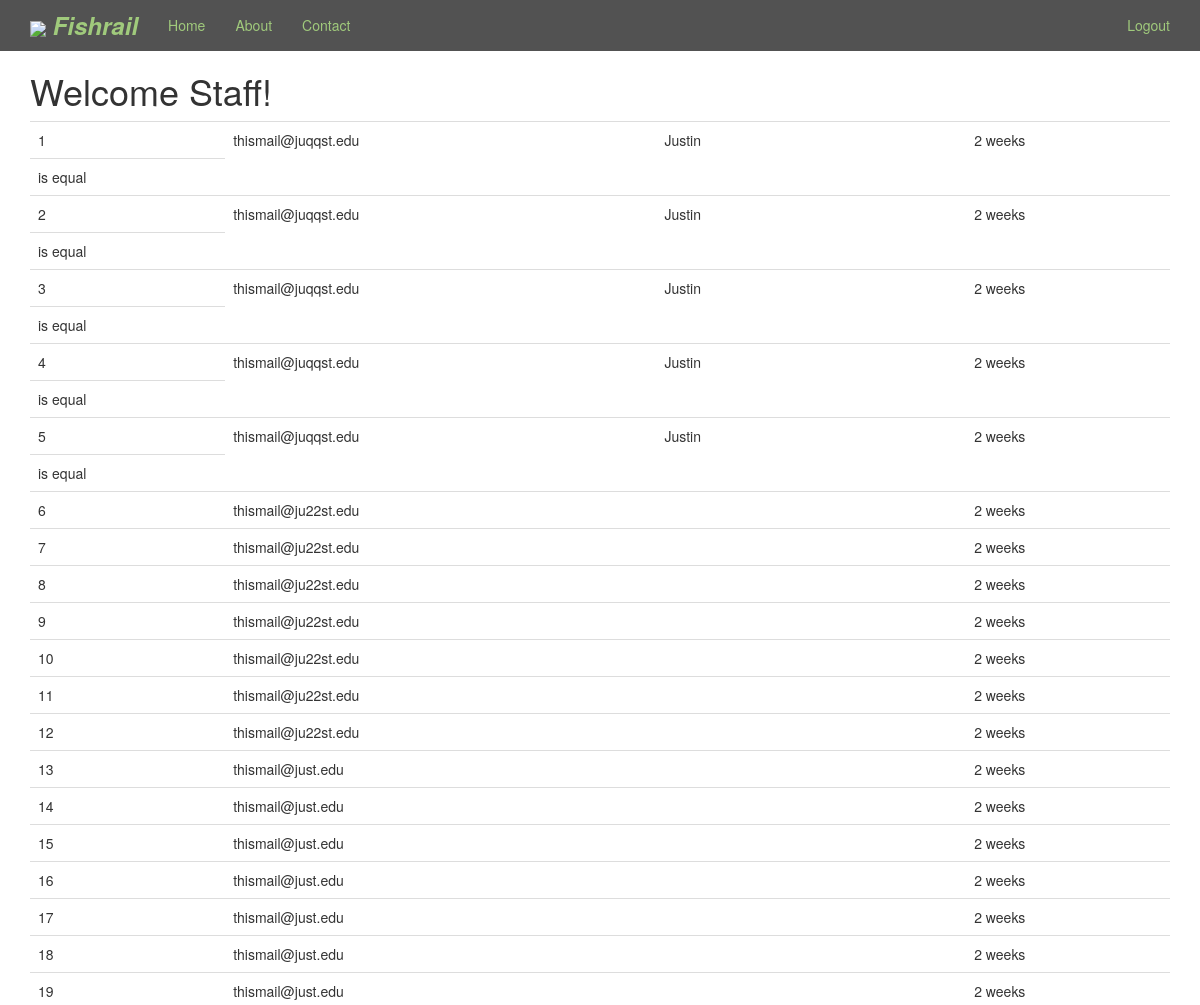
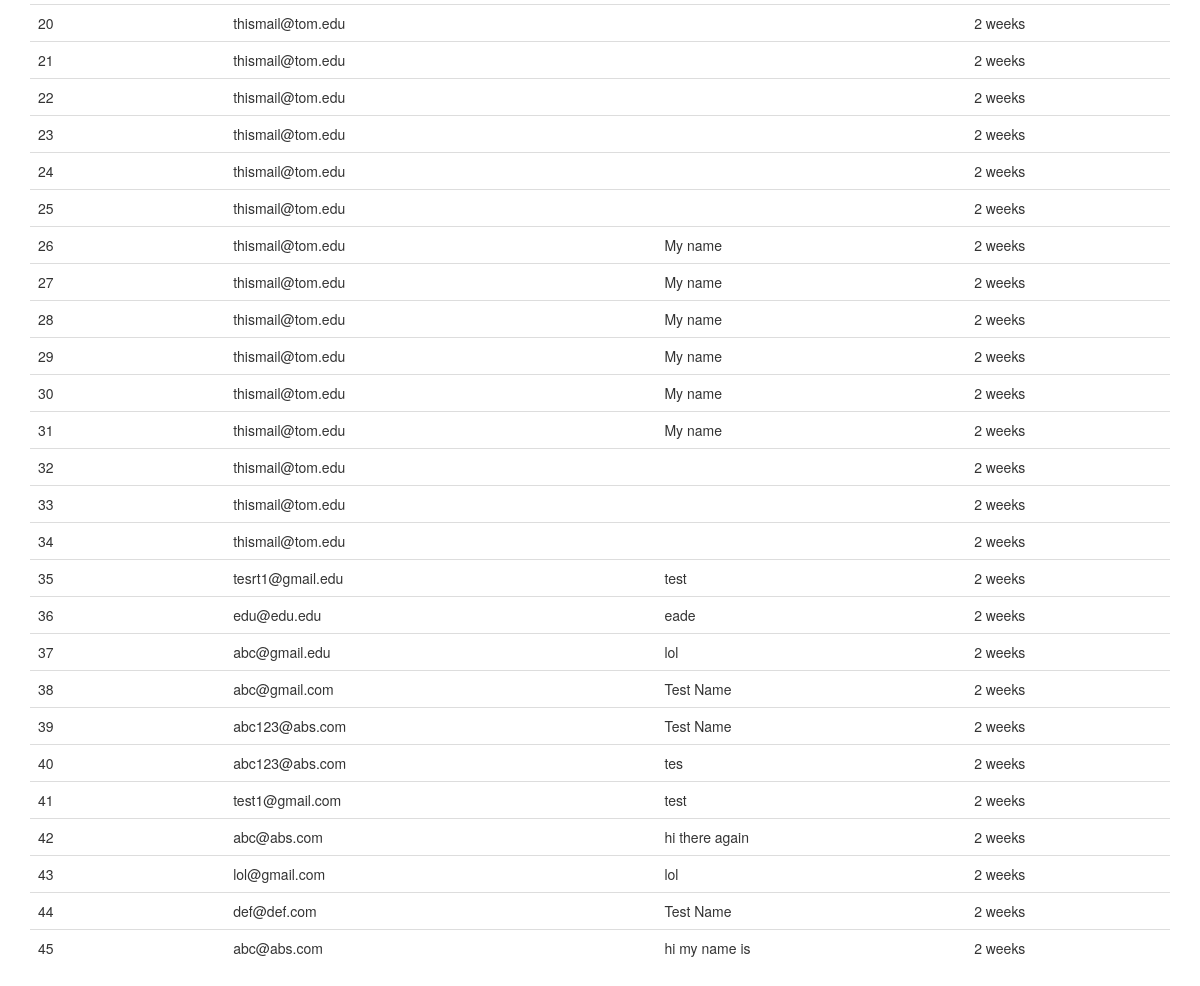
The app's page / (signed in) with its own data (2 pictures, top to bottom).
### newsletter/models.py (models this page shows)
class SignUp(models.Model):
    email = models.EmailField()
    full_name = models.CharField(max_length=120, blank=True, null=True)
    timestamp = models.DateTimeField(auto_now_add=True, auto_now=False)
    updated = models.DateTimeField(auto_now_add=False, auto_now=True)
    def __str__(self):
        return self.email

### newsletter/views.py (the view, shortened to what this page needs)
# urls.py: url(r'^$', 'newsletter.views.home', name='home'),
def home(request):
    title = "Welcome"
    form = SignUpForm(request.POST or None)
    context = {
        "title": title,
        "form": form,
    }
    if request.user.is_authenticated() and request.user.is_staff:
        queryset = SignUp.objects.all().order_by("-timestamp")# .filter(full_name__icontains='Justin')
        context = {
            "queryset": queryset
        }
    return render(request, "home.html", context)

### templates/home.html (shortened to what this page needs)
{% extends "base.html" %}
{% load crispy_forms_tags %}
{% load staticfiles %}
{% block content %}
    {% if request.user.is_authenticated %}
        {% if queryset %}
            <h1>Welcome Staff!</h1>
            <table class="table">
            {% for instance in queryset %}
                <tr><td>{{ forloop.counter }}</td><td>{{ instance  }}</td> <td>{{ instance.full_name }} </td> <td>{{ instance.timestamp|timesince }} </td</tr>
                {% if instance.email == "thismail@juqqst.edu" %}
                <tr><td>is equal</td></tr>
                {% endif %}
            {% endfor %}
            </table>
        {% else %}
            <h1>You are logged in!</h1>
        {% endif %}
    {% endif %}
{% endblock %}

### templates/base.html (shortened to what this page needs)
{% load staticfiles %}
<!DOCTYPE html>
<html lang="en">
  <head>
    {% include 'head_css.html' %}
  <body>
{% include 'navbar.html' %}
    <div class="container">
   {% block content %}
   {% endblock %}
    </div>
{% include 'javascript.html' %}

### templates/head_css.html
{% load staticfiles %}
    <link rel="stylesheet" href="https://maxcdn.bootstrapcdn.com/font-awesome/4.5.0/css/font-awesome.min.css">
    <link href="{% static 'css/bootstrap.min.css' %}" rel="stylesheet">
    <link href="{% static 'css/navbar-static-top.css' %}" rel="stylesheet">
     <link href="{% static 'css/custom.css' %}" rel="stylesheet">
      </head>

### templates/navbar.html (shortened to what this page needs)
     {% load staticfiles %}
    <nav class="navbar navbar-default navbar-static-top">
      <div class="container">
        <div class="navbar-header">
          <a class="navbar-brand" href="{% url "home" %}"><span><img src="{% static 'img/logo.svg' %}" height="22px" /></span> Fishrail </a>
        </div>
        <div id="navbar" class="navbar-collapse collapse">
          <ul class="nav navbar-nav">
            <li><a href="{% url "home" %}">Home</a></li>
            <li><a href="{% url "about" %}">About</a></li>
            <li><a href="{% url "contact" %}">Contact</a></li>
          </ul>
          <ul class="nav navbar-nav navbar-right">
              {% if request.user.is_authenticated %}
                  <li><a href="{% url 'auth_logout' %}">Logout</a></li>
                  {% else %}
                  <li><a href="{% url 'registration_register' %}">Register</a></li>
              {% endif %}
          </ul>
        </div>
      </div>
    </nav>

### templates/javascript.html (shortened to what this page needs)
{% load staticfiles %}
  </body>
</html>

### static_in_pro/our_static/css/navbar-static-top.css (style rules this page uses)
body { min-height: 1000px; }
.navbar-static-top { background-color: #525252; border-color: #525252; margin-bottom: 0px !important; }
.navbar-default .navbar-brand { color: #A0CA7C; font-style: oblique; font-weight: bolder; font-size: x-large; }
.navbar-default .navbar-nav > li > a { color: #A0CA7C; }

### records on screen
SignUp: email "thismail@juqqst.edu", full_name "Justin", timestamp "2 weeks", shows "is equal"
SignUp: email "thismail@juqqst.edu", full_name "Justin", timestamp "2 weeks", shows "is equal"
SignUp: email "thismail@juqqst.edu", full_name "Justin", timestamp "2 weeks", shows "is equal"
SignUp: email "thismail@juqqst.edu", full_name "Justin", timestamp "2 weeks", shows "is equal"
SignUp: email "thismail@juqqst.edu", full_name "Justin", timestamp "2 weeks", shows "is equal"
SignUp: email "thismail@ju22st.edu", timestamp "2 weeks"
SignUp: email "thismail@ju22st.edu", timestamp "2 weeks"
SignUp: email "thismail@ju22st.edu", timestamp "2 weeks"
SignUp: email "thismail@ju22st.edu", timestamp "2 weeks"
SignUp: email "thismail@ju22st.edu", timestamp "2 weeks"
SignUp: email "thismail@ju22st.edu", timestamp "2 weeks"
SignUp: email "thismail@ju22st.edu", timestamp "2 weeks"
SignUp: email "thismail@just.edu", timestamp "2 weeks"
SignUp: email "thismail@just.edu", timestamp "2 weeks"
SignUp: email "thismail@just.edu", timestamp "2 weeks"
SignUp: email "thismail@just.edu", timestamp "2 weeks"
SignUp: email "thismail@just.edu", timestamp "2 weeks"
SignUp: email "thismail@just.edu", timestamp "2 weeks"
SignUp: email "thismail@just.edu", timestamp "2 weeks"
SignUp: email "thismail@tom.edu", timestamp "2 weeks"
SignUp: email "thismail@tom.edu", timestamp "2 weeks"
SignUp: email "thismail@tom.edu", timestamp "2 weeks"
SignUp: email "thismail@tom.edu", timestamp "2 weeks"
SignUp: email "thismail@tom.edu", timestamp "2 weeks"
SignUp: email "thismail@tom.edu", timestamp "2 weeks"
SignUp: email "thismail@tom.edu", full_name "My name", timestamp "2 weeks"
SignUp: email "thismail@tom.edu", full_name "My name", timestamp "2 weeks"
SignUp: email "thismail@tom.edu", full_name "My name", timestamp "2 weeks"
SignUp: email "thismail@tom.edu", full_name "My name", timestamp "2 weeks"
SignUp: email "thismail@tom.edu", full_name "My name", timestamp "2 weeks"
SignUp: email "thismail@tom.edu", full_name "My name", timestamp "2 weeks"
SignUp: email "thismail@tom.edu", timestamp "2 weeks"
SignUp: email "thismail@tom.edu", timestamp "2 weeks"
SignUp: email "thismail@tom.edu", timestamp "2 weeks"
SignUp: email "tesrt1@gmail.edu", full_name "test", timestamp "2 weeks"
SignUp: email "edu@edu.edu", full_name "eade", timestamp "2 weeks"
SignUp: email "abc@gmail.edu", full_name "lol", timestamp "2 weeks"
SignUp: email "abc@gmail.com", full_name "Test Name", timestamp "2 weeks"
SignUp: email "abc123@abs.com", full_name "Test Name", timestamp "2 weeks"
SignUp: email "abc123@abs.com", full_name "tes", timestamp "2 weeks"
SignUp: email "test1@gmail.com", full_name "test", timestamp "2 weeks"
SignUp: email "abc@abs.com", full_name "hi there again", timestamp "2 weeks"
SignUp: email "lol@gmail.com", full_name "lol", timestamp "2 weeks"
SignUp: email "def@def.com", full_name "Test Name", timestamp "2 weeks"
SignUp: email "abc@abs.com", full_name "hi my name is", timestamp "2 weeks"
